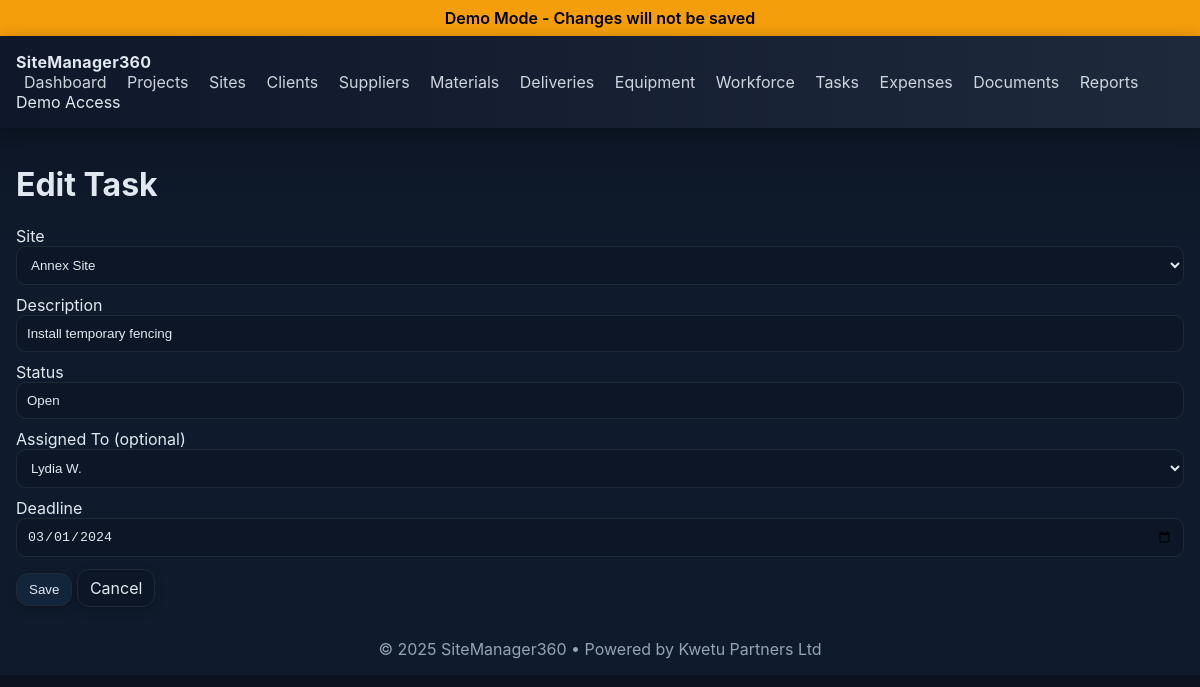
Page /tasks/2/edit on the committed database.
### app.py (models this page shows)
class Task(db.Model):
    id = db.Column(db.Integer, primary_key=True)
    site_id = db.Column(db.Integer, db.ForeignKey("site.id"), nullable=False)
    description = db.Column(db.String(250), nullable=False)
    status = db.Column(db.String(50), default="Open")
    assigned_to = db.Column(db.Integer, db.ForeignKey("worker.id"), nullable=True)
    deadline = db.Column(db.Date)
    created_at = db.Column(db.DateTime, default=datetime.utcnow)
    site = db.relationship("Site", backref="tasks", lazy=True)
    worker = db.relationship("Worker", foreign_keys=[assigned_to], uselist=False)

class Site(db.Model):
    id = db.Column(db.Integer, primary_key=True)
    project_id = db.Column(db.Integer, db.ForeignKey("project.id"), nullable=False)
    name = db.Column(db.String(150), nullable=False)
    location = db.Column(db.String(150))
    manager_id = db.Column(db.Integer, db.ForeignKey("worker.id"), nullable=True)
    start_date = db.Column(db.Date)
    end_date = db.Column(db.Date)
    status = db.Column(db.String(50), default="Active")
    manager = db.relationship("Worker", foreign_keys=[manager_id], uselist=False)

class Worker(db.Model):
    id = db.Column(db.Integer, primary_key=True)
    name = db.Column(db.String(120), nullable=False)
    role = db.Column(db.String(120))
    phone = db.Column(db.String(50))
    assigned_site_id = db.Column(db.Integer, db.ForeignKey("site.id"), nullable=True)
    hired_date = db.Column(db.Date)

### app.py (the view, shortened to what this page needs)
@app.route("/tasks/<int:id>/edit", methods=["GET","POST"])
@login_required
def tasks_edit(id):
    item = Task.query.get_or_404(id)
    sites = Site.query.all()
    workers = Worker.query.all()
    return render_template("tasks_form.html", item=item, sites=sites, workers=workers)

### app.py (called while the page is built)
def is_demo():
    return DEMO_MODE

def login_required(view_func):
    @wraps(view_func)
    def wrapped(*args, **kwargs):
        if is_demo():
            demo_user = User.query.order_by(User.id.asc()).first()
            if demo_user and not session.get("user_id"):
                session["user_id"] = demo_user.id
        if not session.get("user_id"):
            return redirect(url_for("login", next=request.path))
        return view_func(*args, **kwargs)
    return wrapped

@app.context_processor
def inject_demo_mode():
    return {"demo_mode": is_demo()}

@app.before_request
def block_post_in_demo():
    if is_demo():
        demo_user = User.query.order_by(User.id.asc()).first()
        if demo_user and not session.get("user_id") and request.endpoint != "static":
            session["user_id"] = demo_user.id
        if request.method == "POST":
            flash("Demo Mode: Action simulated successfully.", "info")
            return redirect(request.referrer or url_for("dashboard"))

### templates/tasks_form.html (shortened to what this page needs)
{% extends "base.html" %}
{% block content %}
<h1>{{ 'Edit' if item else 'New' }} Task</h1>
<form method="post" class="form">
  <label>Site
  <select name="site_id">
    {% for opt in sites %}<option value="{{ opt.id }}" {% if item and item.site_id==opt.id %}selected{% endif %}>{{ opt.name }}</option>{% endfor %}
  </select>
</label><label>Description
  <input type="text" name="description" value="{{ item.description if item else '' }}" required>
</label><label>Status
  <input type="text" name="status" value="{{ item.status if item else '' }}" required>
</label><label>Assigned To (optional)
  <select name="assigned_to">
    {% for opt in workers %}<option value="{{ opt.id }}" {% if item and item.assigned_to==opt.id %}selected{% endif %}>{{ opt.name }}</option>{% endfor %}
  </select>
</label><label>Deadline
  <input type="date" name="deadline" value="{{ item.deadline.strftime('%Y-%m-%d') if item and item.deadline else '' }}">
</label>
  <div class="form-actions">
    <button class="btn" type="submit">Save</button>
    <a class="btn secondary" href="{{ url_for('tasks') }}">Cancel</a>
  </div>
</form>
{% endblock %}

### static/style.css (style rules this page uses)
:root { --top-a:#0f172a; --top-b:#1e293b; --accent:#38bdf8; --surface:#0b1220; --surface2:#0f1b2d; --border:#1f2937; --text:#e2e8f0; --muted:#94a3b8; --success:#16a34a; --info:#1d4ed8; --danger:#dc2626; }
* { box-sizing:border-box }
body { margin:0; background:linear-gradient(180deg,var(--surface),var(--surface2) 40%); color:var(--text); font-family:Inter,system-ui,Segoe UI,Roboto,Arial,sans-serif; }
.btn { display:inline-block; padding:8px 12px; border-radius:12px; border:1px solid var(--border); background:#12253b; color:var(--text); text-decoration:none; cursor:pointer; box-shadow:0 3px 10px rgba(0,0,0,.25) }
.btn.secondary { background:#0d1626 }
.form label { display:block; margin:10px 0 }
.form input,.form select,.form textarea { width:100%; padding:10px; border-radius:10px; border:1px solid var(--border); background:#0d1626; color:var(--text) }
.form-actions { margin-top:12px }

### rows in the picture
Task: site_id "Annex Site", description "Install temporary fencing", status "Open", assigned_to "Lydia W.", deadline "03/01/2024"

### other values in the picture
{{ 'Edit' if item else 'New' }} "Edit"
